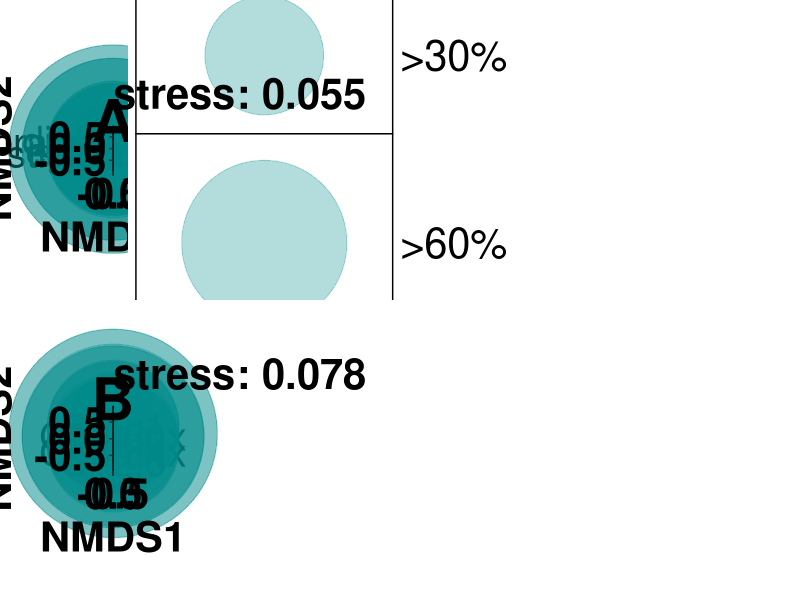

Generate this figure with R:
## ---- chunk 1
knitr::opts_chunk$set(echo = TRUE)

#loading packages 

library(readr)
library(here)
library(vegan)
library(ggplot2)
library(reshape2)
library(cowplot)

#import relative lipid concentrations sorted by relative cyanobacterial biovolume

rel_lipid_conc_cyano <- read.csv(here("01_Data","Rel_lipid_conc_cyanobacteria_biovolume_ROT19.csv"), header = TRUE , sep = ";" , stringsAsFactors = FALSE, na.strings = "#NV")

#note: data frame includes two different depths: surface water (A) and chlorophyll maximum depth (B)

#note: lipid concentrations are sorted by dates of increasing cyanobacterial biovolume

## ---- chunk 2

alcohols_cyano <- rel_lipid_conc_cyano[,2:7]

rownames(alcohols_cyano) <- rel_lipid_conc_cyano$sample

meta.alcohols.cyano <-metaMDS(na.omit(alcohols_cyano), autotransform=FALSE, distance="bray", k=3, try= 100, trymax= 100)

## ---- chunk 3

FA_cyano <- rel_lipid_conc_cyano[,8:18]

#use square root transformed fatty acid data as 'arch/horseshoe' is produced with untransformed data

meta.FA.cyano <-metaMDS(sqrt(na.omit(FA_cyano)), distance="bray", autotransform=FALSE, k=3, try= 100, trymax= 100)

## ---- chunk 4

#extract NMDS scores for plotting

## NMDS scores alcohols

NMDS_cyano_alcohols_sample <- as.data.frame(scores(meta.alcohols.cyano, "sites")) 

NMDS_cyano_alcohols_species <- as.data.frame(scores(meta.alcohols.cyano, "species")) 

rownames(NMDS_cyano_alcohols_species) <- c("brassicasterol","diplopterol", "ergosterol", "sitosterol", "stigmasterol", "phytol")


## NMDS scores fatty acids

NMDS_cyano_FA_sample <- as.data.frame(scores(meta.FA.cyano, "sites"))  

NMDS_cyano_FA_species <- as.data.frame(scores(meta.FA.cyano, "species")) 

rownames(NMDS_cyano_FA_species) <- c("C14:0", "C16:1", "C16:0", "C18:3nx", "C18:2",
                                     "C18:x", "C18:1", "C18:0", "C20:3nx", "C20:4", "C22:6")


#generating vectors for cyanobacteria biovolume category 

## NA values for alcohol and FA concentrations on different sampling dates -> two different vectors

cyano_cat1 <- c(rep(0,10), rep(9,18), rep(11,6), rep(31,7),  rep(61,3), rep(81,2)) #alcohols

cyano_cat2 <- c(rep(0,10), rep(9,19), rep(11,7), rep(31,7),  rep(61,3), rep(81,2)) #fatty acids


pNMDS_cyano_alcohols <- ggplot() + ggtitle("NMDS relative alcohol concentrations", subtitle="stress: 0.055" )+
  geom_text(data=NMDS_cyano_alcohols_species,aes(x=NMDS1,y=-1*NMDS2), label= rownames(NMDS_cyano_alcohols_species), size= 10) +  
  geom_point(data=NMDS_cyano_alcohols_sample, aes(x=NMDS1,y=-1*NMDS2, size= cyano_cat1), colour= "cyan4", alpha=0.3)+ 
  scale_size(name=expression(bold(italic("Cyanophyceae")~"(% algal biovolume)")), range = c(2,70), breaks= c(0,7,11,25,50,70),
             labels=c("0%","<10%",">10%",">30%", ">60%", ">80%"))+
  xlab("NMDS1")+ylab("NMDS2")+
  annotate("text",x=-1.2,y=1.2,label="A", size=15, fontface=2, color="black")+
  coord_cartesian(ylim=c(-0.9,0.9), xlim=c(-0.9,0.9),clip="off")+
  theme(axis.line = element_line(colour = "black"), 
        panel.background = element_blank(),
        legend.key=element_rect(fill="white"),
        plot.title = element_blank(),
        plot.subtitle = element_text(size=30, face="bold"),
        legend.text=element_text(size=30),
        legend.title=element_text(size=30, face= "bold"),
        axis.text.x = element_text(size=30, face= "bold", color="black"),
        axis.text.y = element_text(size=30, face= "bold", color="black"),
        axis.title.x = element_text(size = 30, face= "bold"),
        axis.title.y = element_text(size = 30, face= "bold"),
        plot.margin = unit(c(2,1,1,1), "cm"))



pNMDS_cyano_FA <-ggplot() + ggtitle("NMDS relative FA concentrations", subtitle="stress: 0.078" )+
  geom_text(data=NMDS_cyano_FA_species,aes(x=NMDS1,y=NMDS2), label= rownames(NMDS_cyano_FA_species), size= 10) + 
  geom_point(data=NMDS_cyano_FA_sample, aes(x=NMDS1,y=NMDS2, size= cyano_cat2), colour= "cyan4", alpha=0.3)+ 
  scale_size(name="cyanobacteria (% algal biovolume)", range = c(2,70), breaks= c(2,3,7,11,25,50,70),
             labels=c("0%","<5%","<10%",">10%",">30%", ">60%", ">90%"))+
  annotate("text",x=-1.2,y=1.2,label="B", size=15, fontface=2, color="black")+
  coord_cartesian(ylim=c(-0.9,0.9), xlim=c(-0.9,0.9),clip="off")+
  xlab("NMDS1")+ylab("NMDS2")+
  theme(axis.line = element_line(colour = "black"), 
        panel.background = element_blank(),
        legend.position="none",
        plot.title = element_blank(),
        plot.subtitle = element_text(size=30, face="bold"),
        #legend.text=element_text(size=30),
        #legend.title=element_text(size=30, face= "bold"),
        axis.text.x = element_text(size=30, face= "bold", color="black"),
        axis.text.y = element_text(size=30, face= "bold", color="black"),
        axis.title.x = element_text(size = 30, face= "bold"),
        axis.title.y = element_text(size = 30, face= "bold"),
        plot.margin = unit(c(1.5,1,1,1), "cm"))

FigS11 <- plot_grid(pNMDS_cyano_alcohols, pNMDS_cyano_FA, ncol=1, align="v", axis="lr")

## ---- chunk 5

plot(FigS11)

